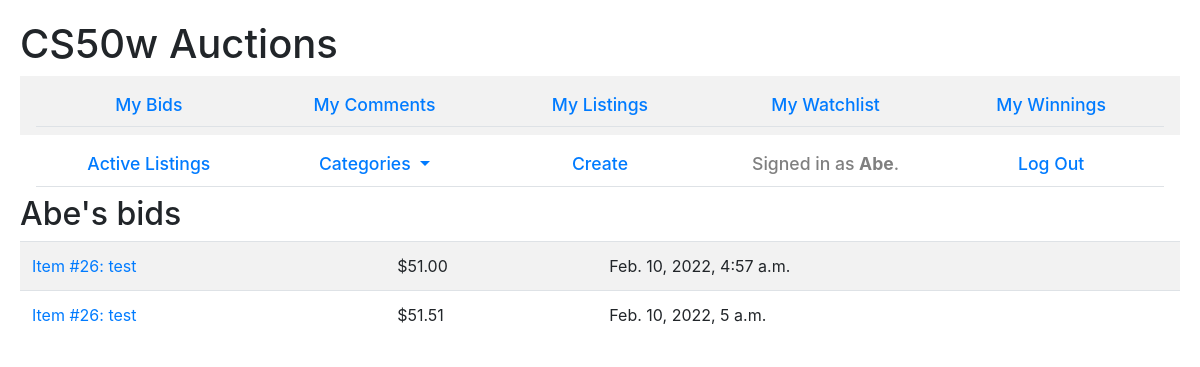
Before: /bids (signed in) with the older database file.
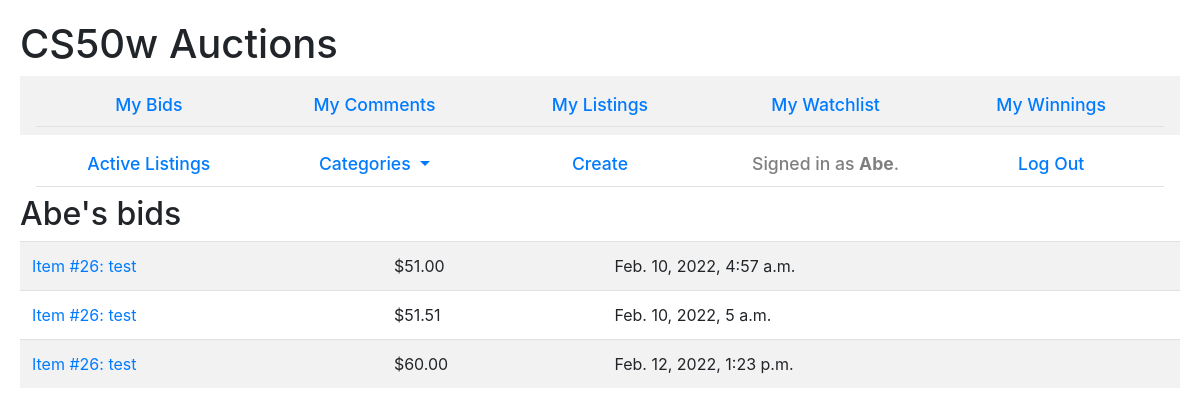
After: the same page with the newer database file.
### auctions/models.py (models this page shows, shortened)
class Bid(Model):
    bid_price = DecimalField(max_digits=9, decimal_places=2)
    bid_time = DateTimeField(auto_now_add=True)
    bidder = ForeignKey(User, on_delete=CASCADE)
    listing = ForeignKey(Listing, on_delete=CASCADE, related_name="auction")

class Listing(Model):
    CATEGORIES = (
        ("BO", "Books, Movies & Music"),
        ("CO", "Collectibles & Art"),
        ("FA", "Fashion"),
        ("OT", "Other"),
    )
    name = CharField(max_length=64)
    category = CharField(choices=CATEGORIES, max_length=2)
    description = TextField(max_length=480)
    image_url = URLField(blank=True)
    list_price = DecimalField(max_digits=9, decimal_places=2)
    is_active = BooleanField()
    lister = ForeignKey(User, on_delete=CASCADE, related_name="lister")
    winner = ForeignKey(User, on_delete=CASCADE, blank=True, null=True)

### auctions/views.py (the view)
# urls.py: path("bids", views.read_my_bids, name="bids"),
@login_required
def read_my_bids(request):
    user = User.objects.get(id=request.user.id)
    bids = Bid.objects.filter(bidder=user).exclude(listing__lister=user)
    return render(request, "auctions/bids.html",{
        "header": f"{user.username}'s bids",
        "bids": bids
    })

### auctions/context_processors.py (called while the page is built)
def add_categories_to_context(request):
    return {"categories": CATEGORIES}

### auctions/templates/auctions/bids.html
{% extends "auctions/layout.html" %}
{% block body %}
<h2>{{header|capfirst}}</h2>
{% if bids %}
<table class="table table-striped">
    {% for bid in bids %}
    <tr>
        <td><a href="{% url 'read' bid.listing.id bid.listing.name %}">Item #{{bid.listing.id}}: {{bid.listing.name}}</a></td>
        <td>${{bid.bid_price}}</td>
        <td>{{bid.bid_time}}</td>
    </tr>
    {% endfor %}
</table>
{% else %}
    <em>There are no bids to show</em>
{% endif %}
{% endblock %}

Changed rows visible on the page:
added Bid: listing.id "26", listing.name "test", bid_price "60.00", bid_time "Feb. 12, 2022, 1:23 p.m."
